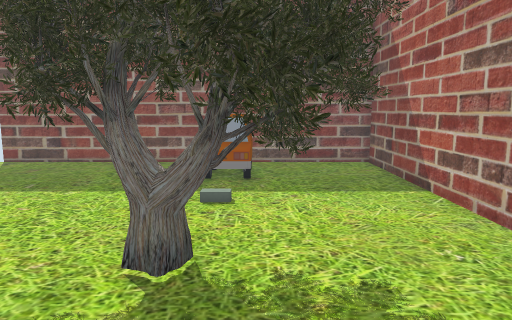
[1] (above)

13 first-person views from a walk through a Unity game level. The camera is 1.4 m above the floor, tilts 8° down and sees 70° across. The floor is counted in squares, 0.5 m on a side. Each view is taken from the middle of a square. On the plan, view 1 faces up. The plan holds only what a view shows up to about 20 squares ahead; the rest is blank.

[2]
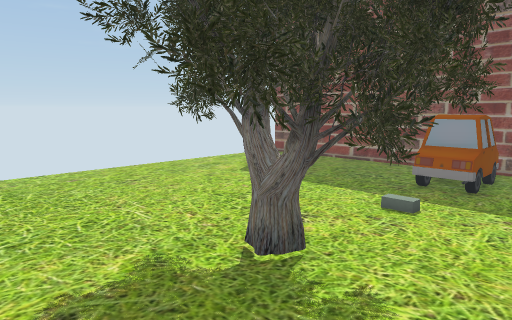

[3]
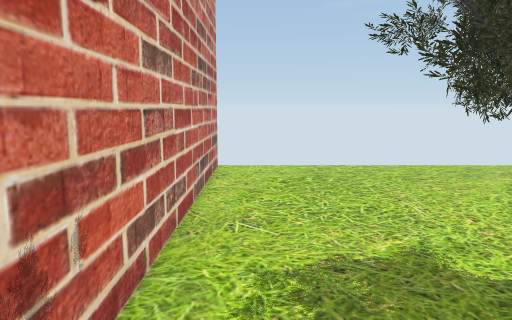

[4]
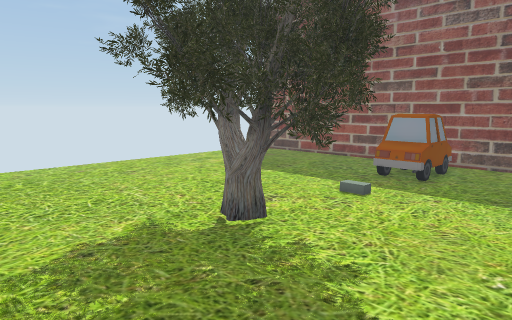

[5]
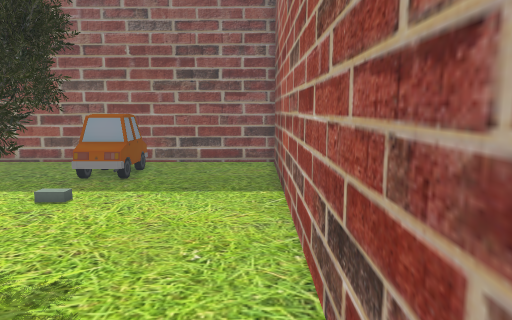

[6]
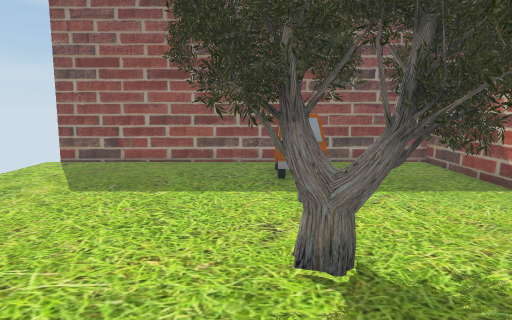

[7]
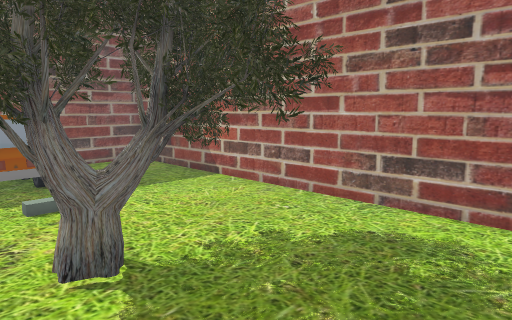

[8]
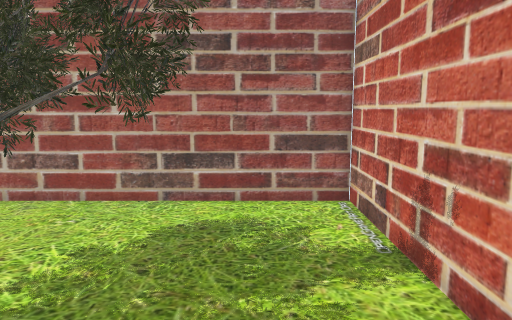

[9]
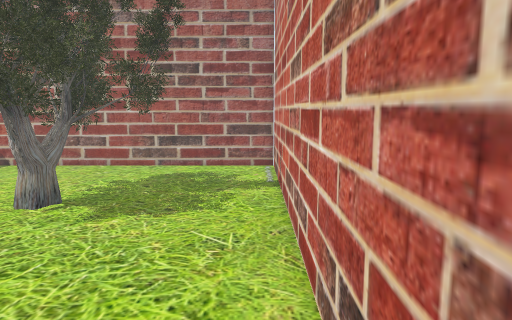

[10]
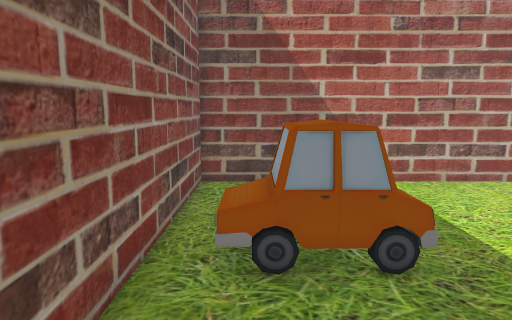

[11]
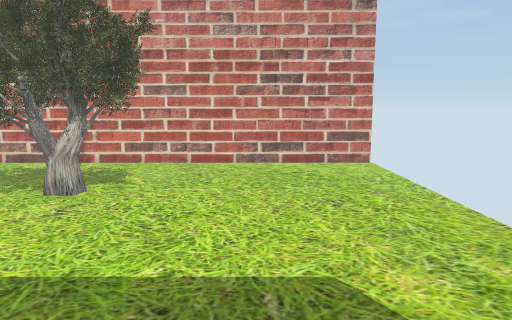

[12]
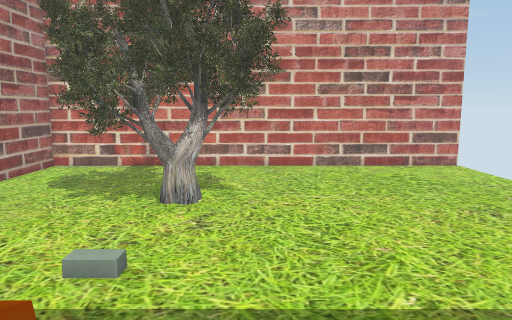

[13]
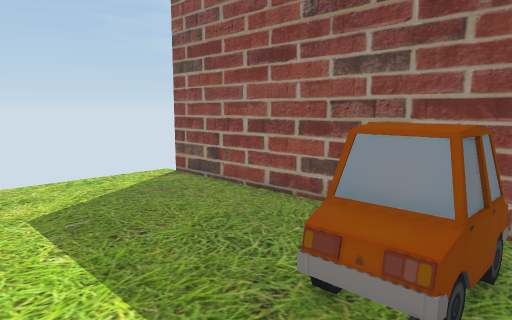

### Floor plan
Key: @ floor where view 1 was taken; # wall or solid block; x gap in a wall; . floor; / step, stairs or slope; C car; T tree.
Columns run from 14 left of view 1 to 6 right of it. Each row starts with its distance up from view 1.
 19  x###################
 18  ...........CC......#
 17  ...........CCC.....#
 16  ...........CCC.....#
 15  ...........CCC.....#
 14  ...........CCC.....#
 13  ...................#
 12  ...................#
 11  ............/......#
 10  ...................#
  9  ...................#
  8  ..........TTTTT....#
  7  ........TTTTTTT....#
  6  .........TTTTTTT...#
  5  .........TTTTTT....#
  4  ............TTT....#
  3  ............TTT....#
  2  ...................#
  1  ...................#
  0  .............@.....#
 -1 #####################

Where each view was taken, in squares from view 1:
view 1: 0 up, 0 right, facing up
view 2: 1 up, 3 right, facing up-left
view 3: 1 up, 4 right, facing left
view 4: 0 up, 5 right, facing up-left
view 5: 0 up, 5 right, facing up
view 6: 0 up, 3 left, facing up
view 7: 0 up, 4 left, facing up-right
view 8: 2 up, 5 left, facing right
view 9: 0 up, 12 left, facing right
view 10: 17 up, 8 left, facing right
view 11: 18 up, 8 left, facing down
view 12: 17 up, 4 left, facing down
view 13: 10 up, 1 right, facing up-left
